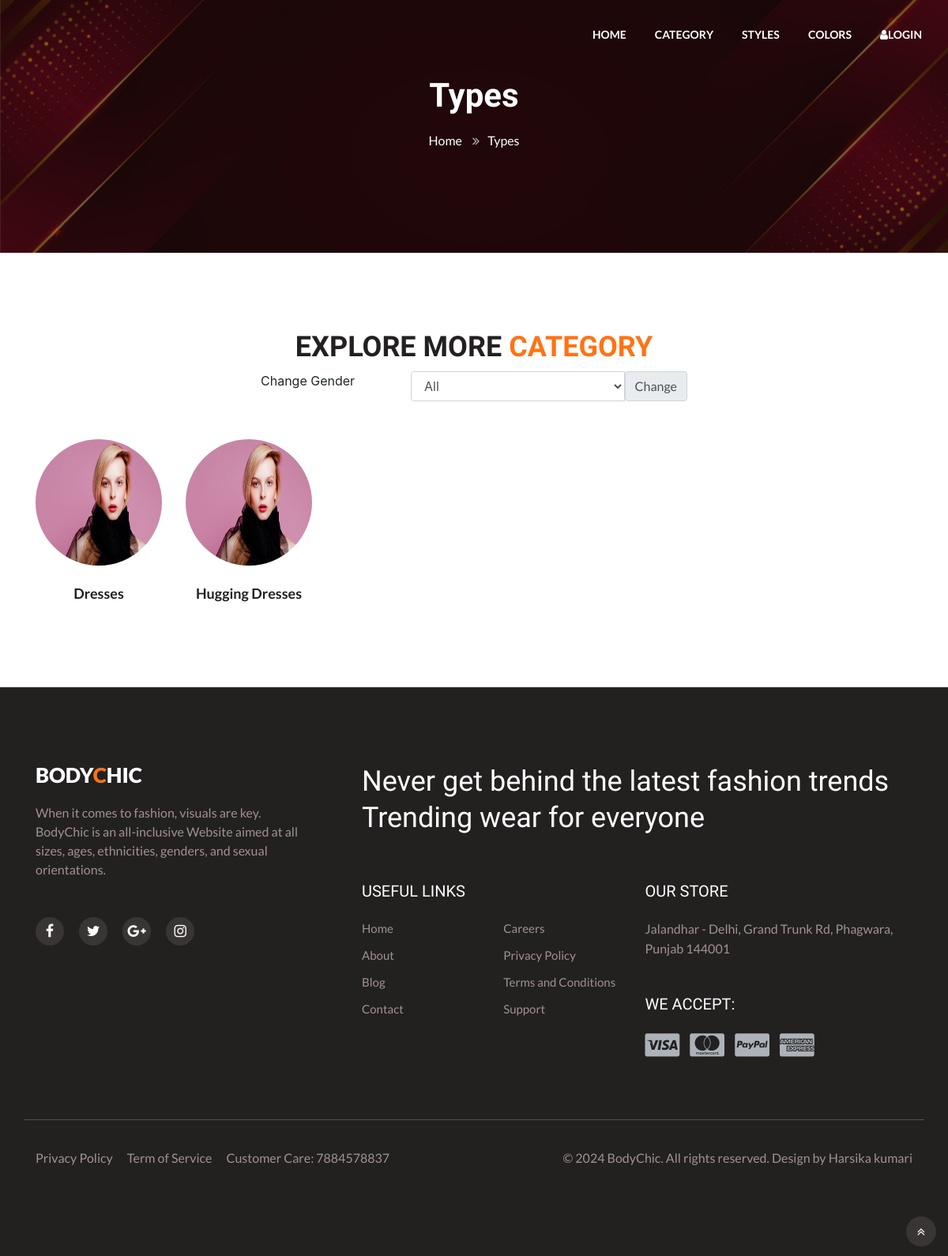
The app's page /category.php with its own data.
### tables this page shows
CREATE TABLE `category` (
  `id` int(10) NOT NULL,
  `category_name` varchar(50) NOT NULL,
  `thumbnail` varchar(50) NOT NULL,
  `status` varchar(20) NOT NULL DEFAULT 'Active',
  `created_at` timestamp NOT NULL DEFAULT current_timestamp()
);

### category.php (the view, shortened to what this page needs)
<?php
include("header.php");
?>
<div class="breadcrumb-contentnhy">
    <div class="container">
        <nav aria-label="breadcrumb">
            <h2 class="hny-title text-center">Types</h2>
            <ol class="breadcrumb mb-0">
                <li><a href="index.php">Home</a>
                    <span class="fa fa-angle-double-right"></span>
                </li>
                <li class="active">Types</li>
            </ol>
        </nav>
    </div>
</div>
</div>
</section>
<section class="w3l-grids-hny-2">
    <div class="grids-hny-2-mian py-5">
        <div class="container py-lg-5">
            <h3 class="hny-title mb-0 text-center">Explore more <span>Category</span></h3>
            <form method="post">
                <div class="row my-2">
                    <div class="col-md-2 offset-md-3">
                        <label>Change Gender</label>
                    </div>
                    <div class="col-md-4">
                        <div class="input-group">
                            <select class="form-control" name="gender">
                                <?php
                                $gender_arr = ["All", "Both", "Male", "Female"];
                                foreach ($gender_arr as $gen) {
                                ?>
                                    <option
                                        <?php
                                        if (isset($gender)) {
                                            if ($gender == $gen) {
                                                echo "Selected";
                                            }
                                        }
                                        ?>><?php echo $gen ?></option>
                                <?php
                                }
                                ?>
                            </select>
                            <button class="btn btn-primary input-group-text" name="search">Change</button>
                        </div>
                    </div>
                </div>
            </form>
            <div class="welcome-grids row mt-5">
                <?php
                include("config.php");
                if (isset($gender)) {
                    if ($gender == "All") {
                        $query = "SELECT * from `category`";
                    } else {
                        $query = "SELECT * from `category` where `gender`='$gender'";
                    }
                } else {
                    $query = "SELECT * from `category`";
                }
                $result = mysqli_query($connect, $query);
                if (mysqli_num_rows($result) > 0) {
                    while ($data = mysqli_fetch_assoc($result)) {
                ?>
                        <div class="col-lg-2 col-md-4 col-6 welcome-image">
                            <div class="boxhny13">
                                <a href="styles.php?category=<?php echo $data['id'] ?>">
                                    <img src="category_images/<?php echo $data['thumbnail'] ?>" class="img-fluid" style="height:160px;width:160px;" />
                                </a>
                            </div>
                            <h4><a><?php echo $data['category_name'] ?></a></h4>
                        </div>
                    <?php
                    }
                } else {
                    ?>
                    <h1>No category found!!</h1>
                <?php
                }
                ?>
            </div>
        </div>
    </div>
</section>
<?php
include("footer.php");
?>

### records on screen
category: thumbnail (picture), category_name "Dresses"
category: thumbnail (picture), category_name "Hugging Dresses"

### other values on screen
form field gender "All"
